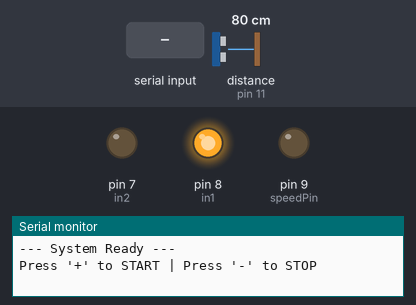
Simulated run of this sketch. Board: Arduino Uno, built with avr-gcc and run on an emulated ATmega328P. Shown: output pins drawn as LEDs (lit = HIGH), the last lines printed to the serial monitor. The test bench sets the inputs (shaded band); at power-on: distance to the obstacle (sensor on pin 11) 80 cm. The echo pulse lasts 58.3 µs per cm; pins used as bus, display or sensor lines are not drawn.

Above: at 1.2 s.
1.3 s: "+" received over Serial
At 1.6 s:
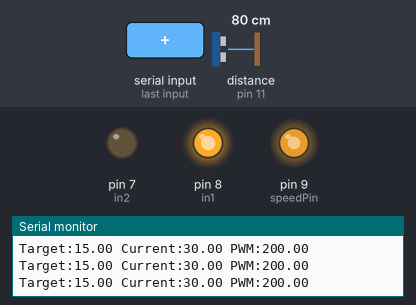
2.8 s: distance to the obstacle (sensor on pin 11) set to 9 cm
At 3.3 s:
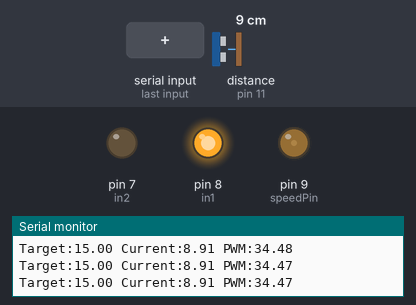
4.3 s: distance to the obstacle (sensor on pin 11) set to 18 cm
At 4.6 s:
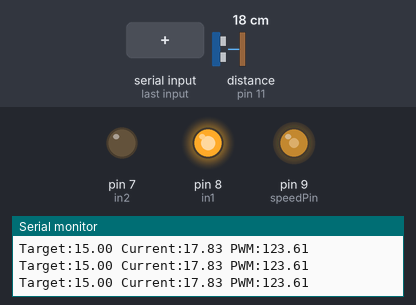
5.8 s: distance to the obstacle (sensor on pin 11) set to 2 cm
At 6.6 s:
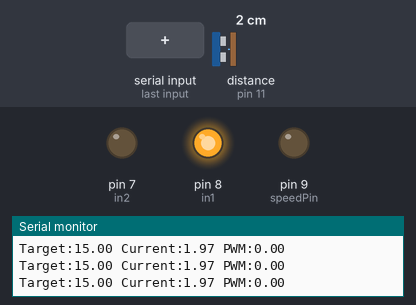
7.3 s: distance to the obstacle (sensor on pin 11) set to 60 cm
At 8.5 s:
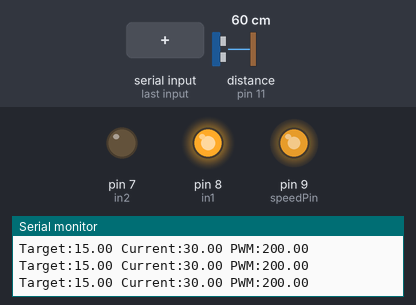
8.8 s: "-" received over Serial
At 9.7 s:
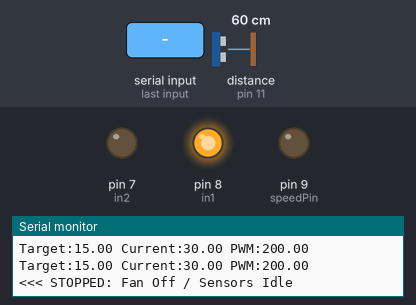
Timing chart, 0 to 11.3 s (numbered marks = the images above; inputs shaded):
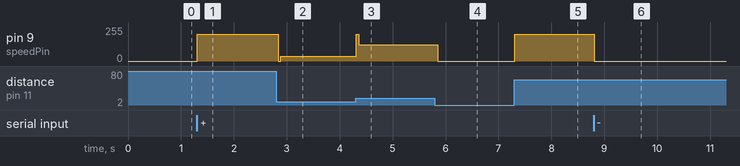

The sketch:

Ball_levitation_PID_control.ino
```cpp
const int trigPin = 12;
const int echoPin = 11;
const int speedPin = 9;
const int in1 = 8;
const int in2 = 7;

double Kp = 10.0;
double Ki = 0.02;
double Kd = 6.0;

const int TUBE_LENGTH = 30;
const int BASE_PWM = 95;

double targetDistanceFromTop = 15.0;
double currentDist, output, error, lastError, cumError, rateError;
unsigned long previousTime;
bool systemRunning = false;

void setup() {
  Serial.begin(9600);
  pinMode(trigPin, OUTPUT);
  pinMode(echoPin, INPUT);
  pinMode(speedPin, OUTPUT);
  pinMode(in1, OUTPUT);
  pinMode(in2, OUTPUT);

  digitalWrite(in1, HIGH);
  digitalWrite(in2, LOW);
  analogWrite(speedPin, 0);

  Serial.println("--- System Ready ---");
  Serial.println("Press '+' to START | Press '-' to STOP");
}

void loop() {

  if (Serial.available() > 0) {
    char input = Serial.read();

    if (input == '+') {
      systemRunning = true;
      previousTime = millis();
      cumError = 0;
      Serial.println(">>> STARTING: PID Control Active");
    }
    else if (input == '-') {
      systemRunning = false;
      analogWrite(speedPin, 0);
      Serial.println("<<< STOPPED: Fan Off / Sensors Idle");
    }
  }


  if (systemRunning) {
    currentDist = getDistance();

    unsigned long currentTime = millis();
    double dt = (double)(currentTime - previousTime) / 1000.0;


    error = currentDist - targetDistanceFromTop;
    cumError += error * dt;
    rateError = (error - lastError) / dt;


    output = BASE_PWM + (Kp * error) + (Ki * cumError) + (Kd * rateError);


    if (output > 200) output = 200;
    if (output < 0) output = 0;

    analogWrite(speedPin, (int)output);


    Serial.print("Target:"); Serial.print(targetDistanceFromTop);
    Serial.print(" Current:"); Serial.print(currentDist);
    Serial.print(" PWM:"); Serial.println(output);

    lastError = error;
    previousTime = currentTime;
  }

  delay(50);
}

float getDistance() {
  digitalWrite(trigPin, LOW);
  delayMicroseconds(2);
  digitalWrite(trigPin, HIGH);
  delayMicroseconds(10);
  digitalWrite(trigPin, LOW);

  long duration = pulseIn(echoPin, HIGH, 26000);
  float d = (duration * 0.034) / 2;

  if (d <= 0 || d > TUBE_LENGTH) return TUBE_LENGTH;
  return d;
}
```

Measured:
- after the input at 1.3 s, pin 9 (speedPin): 0/255 → 200/255 at once
- after the input at 2.8 s, pin 9 (speedPin): 200/255 → 34/255 at once
- after the input at 4.3 s, pin 9 (speedPin): 34/255 → 123/255 at once
- after the input at 5.8 s, pin 9 (speedPin): 123/255 → 0/255 after 0.05 s
- after the input at 7.3 s, pin 9 (speedPin): 0/255 → 200/255 at once
- after the input at 8.8 s, pin 9 (speedPin): 200/255 → 0/255 at once
